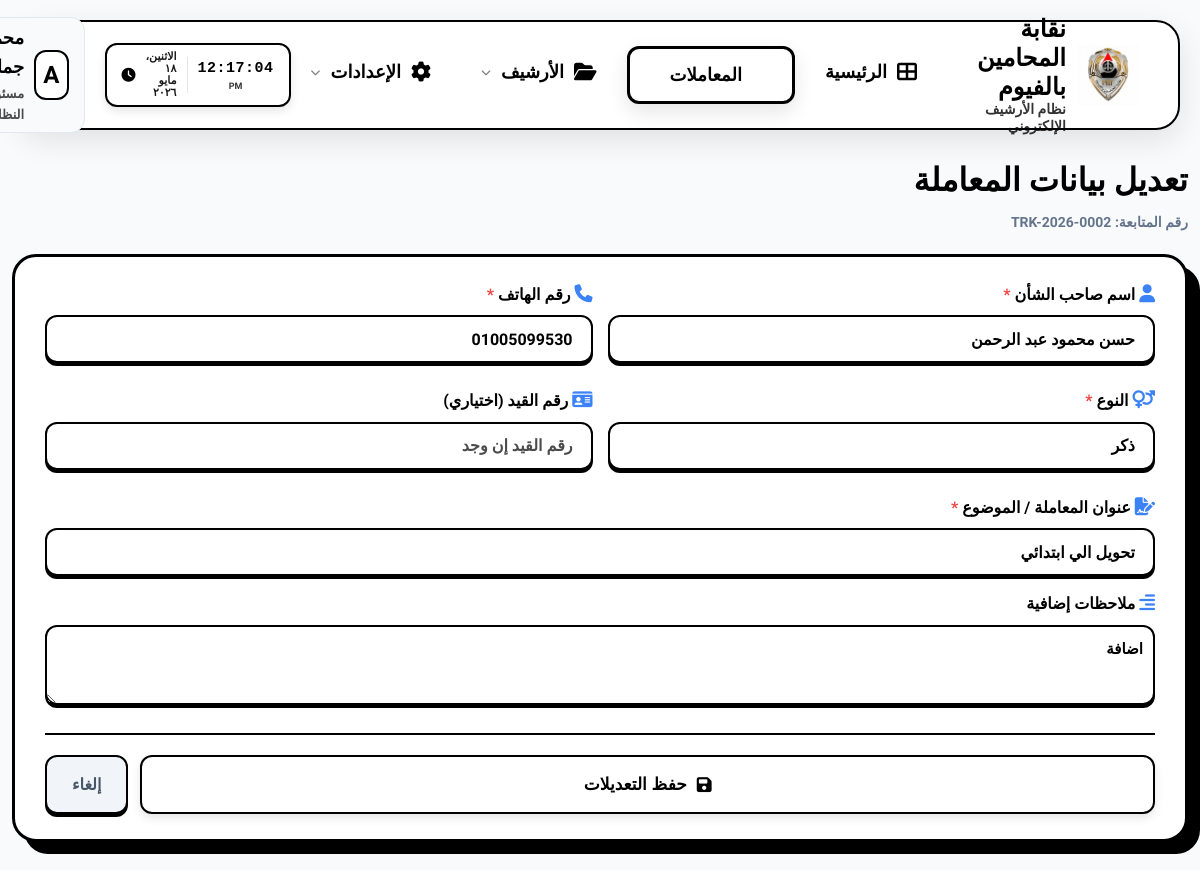
/transactions/5/update/ (signed in), run on an earlier commit of the app's database.
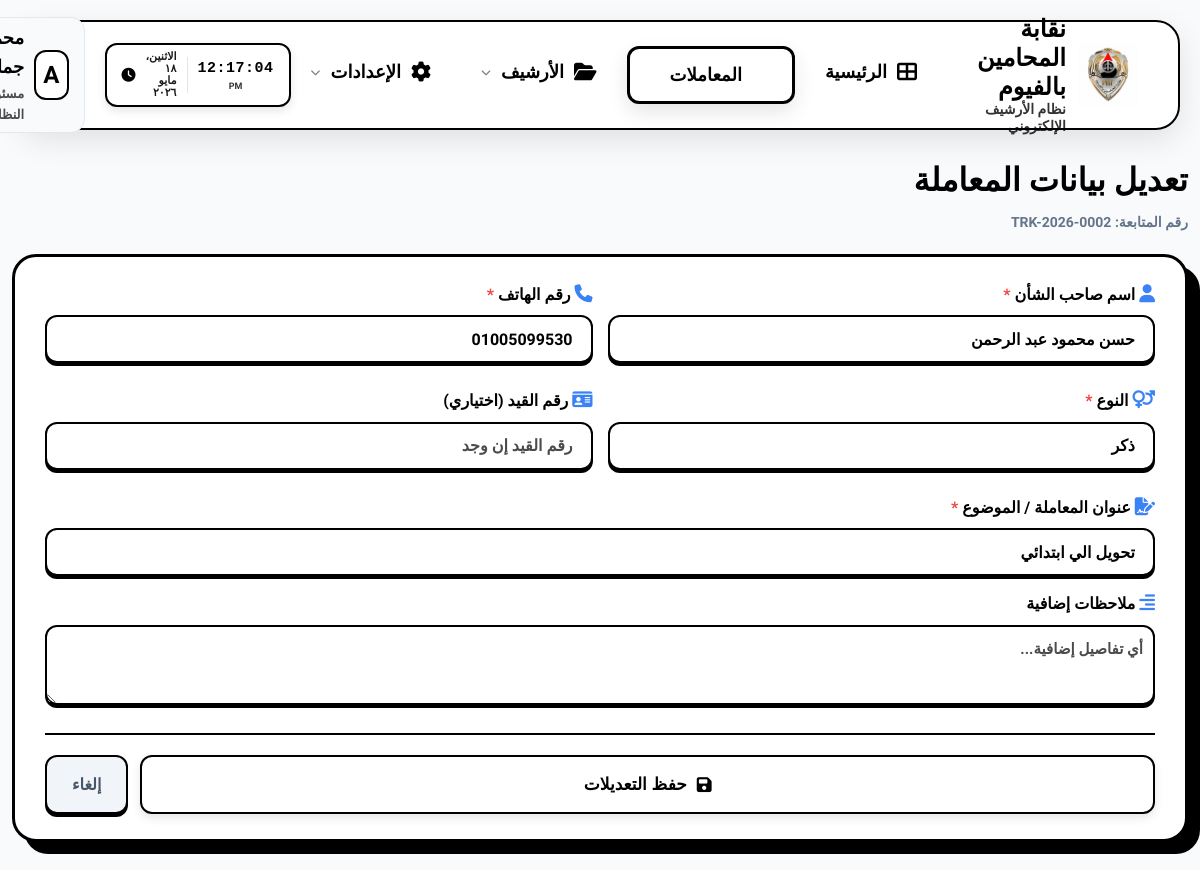
And on a later commit of the database.
### eams/models.py (models this page shows, shortened)
class Transaction(models.Model):
    STATUS_CHOICES = (
        ('received', 'تم الاستلام'),
        ('sent_to_dept', 'تم الإرسال للقسم المختص'),
        ('under_review', 'تحت المراجعة'),
        ('in_progress', 'جاري التنفيذ'),
        ('completed', 'تم الانتهاء'),
    )
    tracking_number = models.CharField(max_length=50, unique=True, verbose_name="رقم المتابعة")
    current_status = models.CharField(max_length=50, choices=STATUS_CHOICES, default='received', verbose_name="الحالة الحالية")
    client_name = models.CharField(max_length=255, verbose_name="الاسم", default="غير محدد")
    client_phone = models.CharField(max_length=20, verbose_name="رقم الهاتف", default="000")
    client_gender = models.CharField(max_length=10, choices=(('male', 'ذكر'), ('female', 'أنثى')), verbose_name="النوع", default='male')
    registration_number = models.CharField(max_length=50, blank=True, null=True, verbose_name="رقم القيد (اختياري)")
    title = models.CharField(max_length=255, verbose_name="عنوان المعاملة")
    description = models.TextField(blank=True, null=True, verbose_name="وصف المعاملة")
    created_at = models.DateTimeField(auto_now_add=True, verbose_name="تاريخ الإنشاء")
    updated_at = models.DateTimeField(auto_now=True, verbose_name="آخر تحديث")
    created_by = models.ForeignKey(User, on_delete=models.SET_NULL, null=True, verbose_name="بواسطة")
    secure_token = models.UUIDField(default=uuid.uuid4, unique=True, editable=False, verbose_name="رمز الأمان")
    missing_info = models.TextField(blank=True, null=True, verbose_name="ملاحظات للنواقص (تظهر لصاحب الشأن)")
    completion_note = models.TextField(blank=True, null=True, verbose_name="تعليمات الاستلام عند الانتهاء (تظهر لصاحب الشأن)")

### eams/views.py (the view, shortened to what this page needs)
# urls.py: path('transactions/<int:pk>/update/', views.transaction_update, name='transaction_update'),
@login_required
def transaction_update(request, pk):
    transaction = get_object_or_404(Transaction, pk=pk)
    if request.headers.get('HX-Request'):
        return render(request, 'eams/partials/transaction_form_inner.html', {'transaction': transaction})
    return render(request, 'eams/transaction_form.html', {'transaction': transaction})

### templates/eams/transaction_form.html (shortened to what the changed rows need)
{% extends 'base.html' %}
{% block content %}
<div class="fade-in">
    <div style="margin-bottom: 20px; text-align: right;">
        <h1 style="font-size: 26px; font-weight: 900; color: #000; margin-bottom: 5px;">{% if transaction %}تعديل بيانات المعاملة{% else %}إنشاء رقم متابعة جديد{% endif %}</h1>
        <p style="color: #64748b; font-size: 14px; font-weight: 700; margin: 0;">{% if transaction %}رقم المتابعة: {{ transaction.tracking_number }}{% else %}تسجيل بيانات المعاملة الجديدة{% endif %}</p>
    </div>
    <div class="form-card chic-form" style="max-width: 800px; background: #fff; padding: 25px 30px; border-radius: 24px; border: 3px solid #000; box-shadow: 12px 12px 0px 0px rgba(0,0,0,1);">
        <form method="POST">
            <div style="display: grid; grid-template-columns: 1fr 1fr; gap: 15px; margin-bottom: 15px;">
                <div class="form-group">
                    <label style="font-size: 16px; font-weight: 900; color: #000; margin-bottom: 8px; display: block;">
                        <i class="fas fa-user"></i> اسم صاحب الشأن <span style="color: var(--danger);">*</span>
                    </label>
                    <input type="text" name="client_name" class="form-control" placeholder="الاسم بالكامل" style="height: 48px; font-size: 16px; font-weight: 800; border: 2px solid #000; border-radius: 12px;" value="{{ transaction.client_name|default:'' }}" required>
                </div>
                <div class="form-group">
                    <label style="font-size: 16px; font-weight: 900; color: #000; margin-bottom: 8px; display: block;">
                        <i class="fas fa-phone"></i> رقم الهاتف <span style="color: var(--danger);">*</span>
                    </label>
                    <input type="text" name="client_phone" class="form-control" placeholder="01xxxxxxxxx" style="height: 48px; font-size: 16px; font-weight: 800; border: 2px solid #000; border-radius: 12px;" value="{{ transaction.client_phone|default:'' }}" required maxlength="11" oninput="this.value = this.value.replace(/[^0-9]/g, '').substring(0, 11);">
                </div>
            </div>
            <div style="display: grid; grid-template-columns: 1fr 1fr; gap: 15px; margin-bottom: 15px;">
                <div class="form-group">
                    <label style="font-size: 16px; font-weight: 900; color: #000; margin-bottom: 8px; display: block;">
                        <i class="fas fa-venus-mars"></i> النوع <span style="color: var(--danger);">*</span>
                    </label>
                    <select name="client_gender" class="form-control" style="height: 48px; font-size: 16px; font-weight: 800; border: 2px solid #000; border-radius: 12px; background: #fff;" required>
                        <option value="male" {% if transaction.client_gender == 'male' %}selected{% endif %}>ذكر</option>
                    </select>
                </div>
            </div>
            <div class="form-group" style="margin-bottom: 15px;">
                <label style="font-size: 16px; font-weight: 900; color: #000; margin-bottom: 8px; display: block;">
                    <i class="fas fa-file-signature"></i> عنوان المعاملة / الموضوع <span style="color: var(--danger);">*</span>
                </label>
                <input type="text" name="title" class="form-control" placeholder="مثلاً: معاملة تجديد كارنيه الأستاذ..." style="height: 48px; font-size: 16px; font-weight: 800; border: 2px solid #000; border-radius: 12px;" value="{{ transaction.title|default:'' }}" required>
            </div>
            <div class="form-group" style="margin-bottom: 20px;">
                <label style="font-size: 16px; font-weight: 900; color: #000; margin-bottom: 8px; display: block;">
                    <i class="fas fa-align-right"></i> ملاحظات إضافية
                </label>
                <textarea name="description" class="form-control" placeholder="أي تفاصيل إضافية..." style="min-height: 80px; border: 2px solid #000; border-radius: 12px; font-weight: 700; font-size: 15px; padding: 10px;">{{ transaction.description|default:'' }}</textarea>
            </div>
        </form>
    </div>
</div>
{% endblock %}

What changed in the data, as far as the page shows it:
changed Transaction "حسن محمود عبد الرحمن": description "اضافة" → (not shown)
